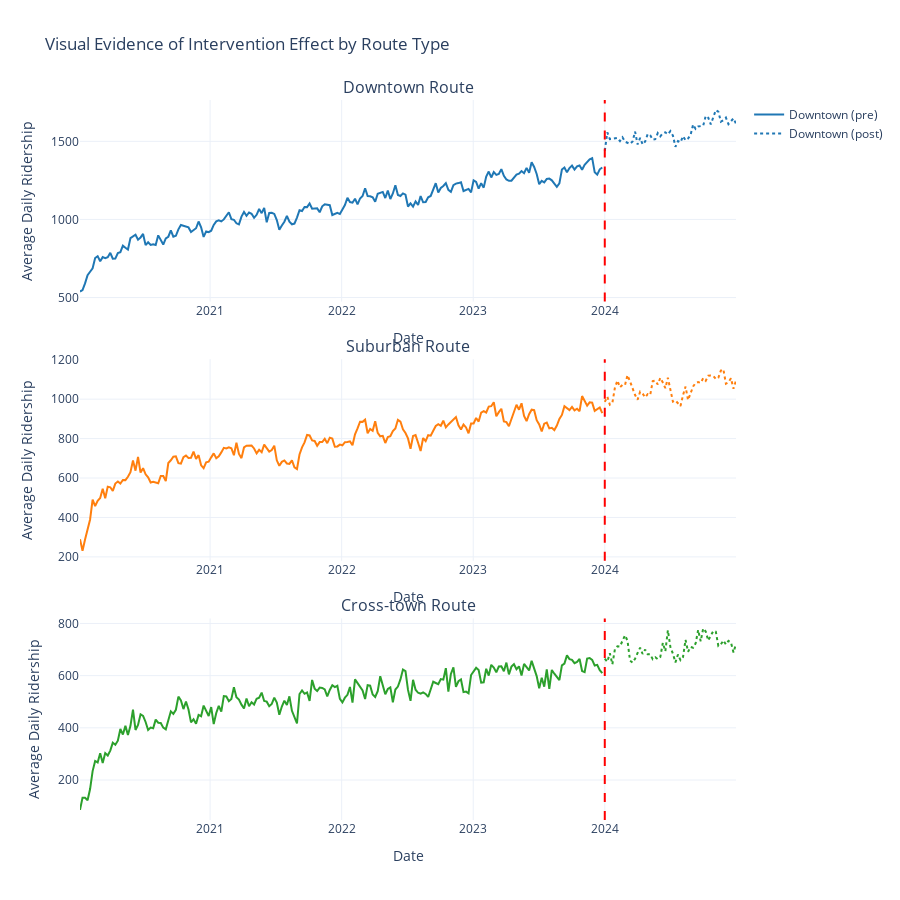

Write notebook code for a chart like this one.
### Markdown cell above
---
## 5. Intervention Effect: Initial Visual Inspection

Before building formal models, we examine whether there's visual evidence of a level change or slope change at the intervention date.

### Code cell
# Create separate plots for each route type
fig = make_subplots(
    rows=3, cols=1,
    subplot_titles=[f'{route} Route' for route in ['Downtown', 'Suburban', 'Cross-town']],
    vertical_spacing=0.08
)

for i, route in enumerate(['Downtown', 'Suburban', 'Cross-town'], 1):
    route_data = df[df['route_type'] == route].sort_values('date')
    
    # Pre-intervention data
    pre_route = route_data[route_data['post_intervention'] == 0]
    post_route = route_data[route_data['post_intervention'] == 1]
    
    fig.add_trace(
        go.Scatter(
            x=pre_route['date'],
            y=pre_route['avg_ridership'],
            mode='lines',
            name=f'{route} (pre)',
            line=dict(color=ROUTE_COLORS[route], width=2),
            showlegend=(i==1)
        ),
        row=i, col=1
    )
    
    fig.add_trace(
        go.Scatter(
            x=post_route['date'],
            y=post_route['avg_ridership'],
            mode='lines',
            name=f'{route} (post)',
            line=dict(color=ROUTE_COLORS[route], width=2, dash='dot'),
            showlegend=(i==1)
        ),
        row=i, col=1
    )
    
    # Add intervention line
    fig.add_vline(
        x=INTERVENTION_DATE.timestamp() * 1000,
        line_dash="dash",
        line_color="red",
        row=i, col=1
    )

fig.update_layout(
    height=900,
    title_text='Visual Evidence of Intervention Effect by Route Type',
    showlegend=True
)

fig.update_xaxes(title_text="Date")
fig.update_yaxes(title_text="Average Daily Ridership")

fig.show()
fig.write_image(f"{fig_output_dir}/04_intervention_effect_visual.png", scale=2)

print("\nVisual Inspection:")
print("\n✓ Clear level increases visible at intervention date for all routes")
print("✓ Post-intervention slopes appear to continue (no obvious slope change)")
print("✓ No evidence of anticipation effects before January 2024")
print("\nNext step: Quantify these effects with segmented regression models")

### Figure 1 — Plotly figure (JSON) as saved in the notebook; plotly's stock layout.template omitted (floating-point values rounded to 4 significant figures; data arrays with more than 128 entries replaced by an {"elided": "..."} marker saying what was removed)
{"data": [{"line": {"color": "#1f77b4", "width": 2}, "mode": "lines", "name": "Downtown (pre)", "showlegend": true, "type": "scatter", "x": {"elided": "208 str values"}, "xaxis": "x", "y": {"elided": "208 float values"}, "yaxis": "y"}, {"line": {"color": "#1f77b4", "dash": "dot", "width": 2}, "mode": "lines", "name": "Downtown (post)", "showlegend": true, "type": "scatter", "x": ["2024-01-01T00:00:00", "2024-01-08T00:00:00", "2024-01-15T00:00:00", "2024-01-22T00:00:00", "2024-01-29T00:00:00", "2024-02-05T00:00:00", "2024-02-12T00:00:00", "2024-02-19T00:00:00", "2024-02-26T00:00:00", "2024-03-04T00:00:00", "2024-03-11T00:00:00", "2024-03-18T00:00:00", "2024-03-25T00:00:00", "2024-04-01T00:00:00", "2024-04-08T00:00:00", "2024-04-15T00:00:00", "2024-04-22T00:00:00", "2024-04-29T00:00:00", "2024-05-06T00:00:00", "2024-05-13T00:00:00", "2024-05-20T00:00:00", "2024-05-27T00:00:00", "2024-06-03T00:00:00", "2024-06-10T00:00:00", "2024-06-17T00:00:00", "2024-06-24T00:00:00", "2024-07-01T00:00:00", "2024-07-08T00:00:00", "2024-07-15T00:00:00", "2024-07-22T00:00:00", "2024-07-29T00:00:00", "2024-08-05T00:00:00", "2024-08-12T00:00:00", "2024-08-19T00:00:00", "2024-08-26T00:00:00", "2024-09-02T00:00:00", "2024-09-09T00:00:00", "2024-09-16T00:00:00", "2024-09-23T00:00:00", "2024-09-30T00:00:00", "2024-10-07T00:00:00", "2024-10-14T00:00:00", "2024-10-21T00:00:00", "2024-10-28T00:00:00", "2024-11-04T00:00:00", "2024-11-11T00:00:00", "2024-11-18T00:00:00", "2024-11-25T00:00:00", "2024-12-02T00:00:00", "2024-12-09T00:00:00", "2024-12-16T00:00:00", "2024-12-23T00:00:00", "2024-12-30T00:00:00"], "xaxis": "x", "y": [1439.0, 1557.0, 1514.0, 1518.0, 1517.0, 1522.0, 1502.0, 1526.0, 1498.0, 1489.0, 1483.0, 1499.0, 1562.0, 1480.0, 1522.0, 1480.0, 1499.0, 1546.0, 1538.0, 1510.0, 1514.0, 1553.0, 1532.0, 1553.0, 1558.0, 1545.0, 1565.0, 1537.0, 1465.0, 1501.0, 1494.0, 1533.0, 1506.0, 1518.0, 1540.0, 1608.0, 1579.0, 1595.0, 1600.0, 1599.0, 1663.0, 1651.0, 1609.0, 1654.0, 1700.0, 1690.0, 1626.0, 1636.0, 1652.0, 1610.0, 1630.0, 1647.0, 1612.0], "yaxis": "y"}, {"line": {"color": "#ff7f0e", "width": 2}, "mode": "lines", "name": "Suburban (pre)", "showlegend": false, "type": "scatter", "x": {"elided": "208 str values"}, "xaxis": "x2", "y": {"elided": "208 float values"}, "yaxis": "y2"}, {"line": {"color": "#ff7f0e", "dash": "dot", "width": 2}, "mode": "lines", "name": "Suburban (post)", "showlegend": false, "type": "scatter", "x": ["2024-01-01T00:00:00", "2024-01-08T00:00:00", "2024-01-15T00:00:00", "2024-01-22T00:00:00", "2024-01-29T00:00:00", "2024-02-05T00:00:00", "2024-02-12T00:00:00", "2024-02-19T00:00:00", "2024-02-26T00:00:00", "2024-03-04T00:00:00", "2024-03-11T00:00:00", "2024-03-18T00:00:00", "2024-03-25T00:00:00", "2024-04-01T00:00:00", "2024-04-08T00:00:00", "2024-04-15T00:00:00", "2024-04-22T00:00:00", "2024-04-29T00:00:00", "2024-05-06T00:00:00", "2024-05-13T00:00:00", "2024-05-20T00:00:00", "2024-05-27T00:00:00", "2024-06-03T00:00:00", "2024-06-10T00:00:00", "2024-06-17T00:00:00", "2024-06-24T00:00:00", "2024-07-01T00:00:00", "2024-07-08T00:00:00", "2024-07-15T00:00:00", "2024-07-22T00:00:00", "2024-07-29T00:00:00", "2024-08-05T00:00:00", "2024-08-12T00:00:00", "2024-08-19T00:00:00", "2024-08-26T00:00:00", "2024-09-02T00:00:00", "2024-09-09T00:00:00", "2024-09-16T00:00:00", "2024-09-23T00:00:00", "2024-09-30T00:00:00", "2024-10-07T00:00:00", "2024-10-14T00:00:00", "2024-10-21T00:00:00", "2024-10-28T00:00:00", "2024-11-04T00:00:00", "2024-11-11T00:00:00", "2024-11-18T00:00:00", "2024-11-25T00:00:00", "2024-12-02T00:00:00", "2024-12-09T00:00:00", "2024-12-16T00:00:00", "2024-12-23T00:00:00", "2024-12-30T00:00:00"], "xaxis": "x2", "y": [985.9, 1012.0, 971.6, 980.9, 1058.0, 1094.0, 1060.0, 1072.0, 1071.0, 1122.0, 1090.0, 1051.0, 1021.0, 997.2, 1037.0, 1027.0, 1009.0, 1025.0, 1021.0, 1091.0, 1094.0, 1074.0, 1107.0, 1084.0, 1056.0, 1109.0, 1044.0, 987.3, 993.3, 979.9, 965.1, 1020.0, 1063.0, 995.4, 1026.0, 1064.0, 1082.0, 1086.0, 1083.0, 1106.0, 1093.0, 1119.0, 1120.0, 1118.0, 1102.0, 1108.0, 1145.0, 1151.0, 1078.0, 1085.0, 1106.0, 1053.0, 1094.0], "yaxis": "y2"}, {"line": {"color": "#2ca02c", "width": 2}, "mode": "lines", "name": "Cross-town (pre)", "showlegend": false, "type": "scatter", "x": {"elided": "208 str values"}, "xaxis": "x3", "y": {"elided": "208 float values"}, "yaxis": "y3"}, {"line": {"color": "#2ca02c", "dash": "dot", "width": 2}, "mode": "lines", "name": "Cross-town (post)", "showlegend": false, "type": "scatter", "x": ["2024-01-01T00:00:00", "2024-01-08T00:00:00", "2024-01-15T00:00:00", "2024-01-22T00:00:00", "2024-01-29T00:00:00", "2024-02-05T00:00:00", "2024-02-12T00:00:00", "2024-02-19T00:00:00", "2024-02-26T00:00:00", "2024-03-04T00:00:00", "2024-03-11T00:00:00", "2024-03-18T00:00:00", "2024-03-25T00:00:00", "2024-04-01T00:00:00", "2024-04-08T00:00:00", "2024-04-15T00:00:00", "2024-04-22T00:00:00", "2024-04-29T00:00:00", "2024-05-06T00:00:00", "2024-05-13T00:00:00", "2024-05-20T00:00:00", "2024-05-27T00:00:00", "2024-06-03T00:00:00", "2024-06-10T00:00:00", "2024-06-17T00:00:00", "2024-06-24T00:00:00", "2024-07-01T00:00:00", "2024-07-08T00:00:00", "2024-07-15T00:00:00", "2024-07-22T00:00:00", "2024-07-29T00:00:00", "2024-08-05T00:00:00", "2024-08-12T00:00:00", "2024-08-19T00:00:00", "2024-08-26T00:00:00", "2024-09-02T00:00:00", "2024-09-09T00:00:00", "2024-09-16T00:00:00", "2024-09-23T00:00:00", "2024-09-30T00:00:00", "2024-10-07T00:00:00", "2024-10-14T00:00:00", "2024-10-21T00:00:00", "2024-10-28T00:00:00", "2024-11-04T00:00:00", "2024-11-11T00:00:00", "2024-11-18T00:00:00", "2024-11-25T00:00:00", "2024-12-02T00:00:00", "2024-12-09T00:00:00", "2024-12-16T00:00:00", "2024-12-23T00:00:00", "2024-12-30T00:00:00"], "xaxis": "x3", "y": [664.8, 653.2, 685.5, 643.6, 700.4, 712.4, 711.7, 730.7, 754.6, 734.0, 657.6, 649.8, 665.0, 686.9, 706.9, 682.9, 699.7, 682.3, 681.8, 662.9, 670.4, 663.1, 671.4, 725.7, 693.1, 774.0, 709.5, 683.6, 650.8, 681.1, 659.4, 671.4, 737.1, 691.5, 710.1, 706.9, 723.7, 775.0, 731.6, 780.7, 768.9, 734.7, 755.5, 771.3, 768.4, 713.9, 719.7, 734.6, 719.3, 733.2, 727.4, 689.0, 721.5], "yaxis": "y3"}], "layout": {"annotations": [{"font": {"size": 16}, "showarrow": false, "text": "Downtown Route", "x": 0.5, "xanchor": "center", "xref": "paper", "y": 1, "yanchor": "bottom", "yref": "paper"}, {"font": {"size": 16}, "showarrow": false, "text": "Suburban Route", "x": 0.5, "xanchor": "center", "xref": "paper", "y": 0.64, "yanchor": "bottom", "yref": "paper"}, {"font": {"size": 16}, "showarrow": false, "text": "Cross-town Route", "x": 0.5, "xanchor": "center", "xref": "paper", "y": 0.28, "yanchor": "bottom", "yref": "paper"}], "height": 900, "shapes": [{"line": {"color": "red", "dash": "dash"}, "type": "line", "x0": 1704063600000, "x1": 1704063600000, "xref": "x", "y0": 0, "y1": 1, "yref": "y domain"}, {"line": {"color": "red", "dash": "dash"}, "type": "line", "x0": 1704063600000, "x1": 1704063600000, "xref": "x2", "y0": 0, "y1": 1, "yref": "y2 domain"}, {"line": {"color": "red", "dash": "dash"}, "type": "line", "x0": 1704063600000, "x1": 1704063600000, "xref": "x3", "y0": 0, "y1": 1, "yref": "y3 domain"}], "showlegend": true, "title": {"text": "Visual Evidence of Intervention Effect by Route Type"}, "xaxis": {"anchor": "y", "domain": [0, 1], "title": {"text": "Date"}}, "xaxis2": {"anchor": "y2", "domain": [0, 1], "title": {"text": "Date"}}, "xaxis3": {"anchor": "y3", "domain": [0, 1], "title": {"text": "Date"}}, "yaxis": {"anchor": "x", "domain": [0.72, 1], "title": {"text": "Average Daily Ridership"}}, "yaxis2": {"anchor": "x2", "domain": [0.36, 0.64], "title": {"text": "Average Daily Ridership"}}, "yaxis3": {"anchor": "x3", "domain": [0, 0.28], "title": {"text": "Average Daily Ridership"}}}}
